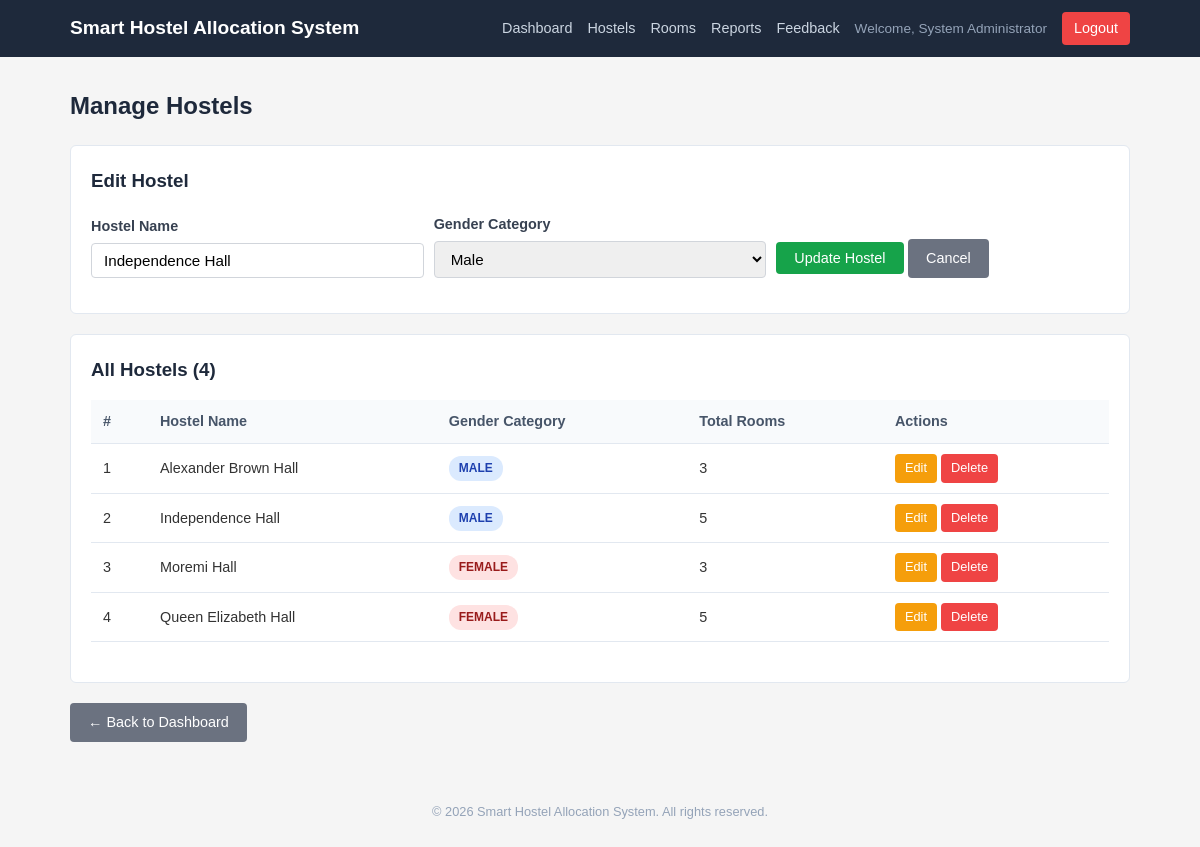
The page /old_php_version/admin/manage_hostels.php?edit=1 (signed in) on the database its author committed.
### tables this page shows
CREATE TABLE IF NOT EXISTS hostels (
    hostel_id INT AUTO_INCREMENT PRIMARY KEY,
    hostel_name VARCHAR(100) NOT NULL,
    gender_category ENUM('Male', 'Female') NOT NULL,
    total_rooms INT NOT NULL DEFAULT 0,
    created_at DATETIME DEFAULT CURRENT_TIMESTAMP
);

### old_php_version/includes/functions.php (called while the page is built, shortened)
<?php
require_once __DIR__ . '/config.php';
function getAllHostels() {
    global $conn;
    $query = "SELECT * FROM hostels ORDER BY hostel_name ASC";
    $result = mysqli_query($conn, $query);
    $hostels = [];
    while ($row = mysqli_fetch_assoc($result)) {
        $hostels[] = $row;
    }
    return $hostels;
}
function getHostelById($hostelId) {
    global $conn;
    $hostelId = (int)$hostelId;
    $query = "SELECT * FROM hostels WHERE hostel_id = $hostelId LIMIT 1";
    $result = mysqli_query($conn, $query);
    return ($result && mysqli_num_rows($result) === 1) ? mysqli_fetch_assoc($result) : null;
}
function sanitize($str) {
    return htmlspecialchars($str, ENT_QUOTES, 'UTF-8');
}

### old_php_version/admin/manage_hostels.php (the view, shortened to what this page needs)
<?php
require_once __DIR__ . '/../includes/auth.php';
require_once __DIR__ . '/../includes/functions.php';
$editHostel = null;
if (isset($_GET['edit'])) {
    $editHostel = getHostelById((int)$_GET['edit']);
}
$hostels = getAllHostels();
include __DIR__ . '/../includes/header.php';
?>
<h1 class="page-title">Manage Hostels</h1>
<div class="card">
    <h3><?php echo $editHostel ? 'Edit Hostel' : 'Add New Hostel'; ?></h3>
    <form method="POST" action="" class="form-inline">
        <div class="form-group">
            <label for="hostel_name">Hostel Name</label>
            <input type="text" id="hostel_name" name="hostel_name" required
                   value="<?php echo $editHostel ? sanitize($editHostel['hostel_name']) : ''; ?>"
                   placeholder="e.g., Independence Hall">
        </div>
        <div class="form-group">
            <label for="gender_category">Gender Category</label>
            <select id="gender_category" name="gender_category" required>
                <option value="Male" <?php echo ($editHostel && $editHostel['gender_category'] === 'Male') ? 'selected' : ''; ?>>Male</option>
            </select>
        </div>
        <div class="form-group">
            <label>&nbsp;</label>
            <?php if ($editHostel): ?>
                <button type="submit" name="edit_hostel" class="btn btn-success">Update Hostel</button>
                <a href="<?php echo BASE_URL; ?>/admin/manage_hostels.php" class="btn btn-secondary">Cancel</a>
            <?php else: ?>
                <button type="submit" name="add_hostel" class="btn btn-primary">Add Hostel</button>
            <?php endif; ?>
        </div>
    </form>
</div>
<div class="card">
    <h3>All Hostels (<?php echo count($hostels); ?>)</h3>
    <?php if (empty($hostels)): ?>
        <p>No hostels have been added yet.</p>
    <?php else: ?>
        <div class="table-wrapper">
            <table>
                <thead>
                    <tr>
                        <th>#</th>
                        <th>Hostel Name</th>
                        <th>Gender Category</th>
                        <th>Total Rooms</th>
                        <th>Actions</th>
                    </tr>
                </thead>
                <tbody>
                    <?php foreach ($hostels as $index => $hostel): ?>
                        <tr>
                            <td><?php echo $index + 1; ?></td>
                            <td><?php echo sanitize($hostel['hostel_name']); ?></td>
                            <td><span class="badge <?php echo $hostel['gender_category'] === 'Male' ? 'badge-blue' : 'badge-red'; ?>"><?php echo $hostel['gender_category']; ?></span></td>
                            <td><?php echo $hostel['total_rooms']; ?></td>
                            <td>
                                <a href="?edit=<?php echo $hostel['hostel_id']; ?>" class="btn btn-warning btn-sm">Edit</a>
                                <a href="?delete=<?php echo $hostel['hostel_id']; ?>" class="btn btn-danger btn-sm"
                                   onclick="return confirmDelete('hostel')">Delete</a>
                            </td>
                        </tr>
                    <?php endforeach; ?>
                </tbody>
            </table>
        </div>
    <?php endif; ?>
</div>
<p style="margin-top: 15px;">
    <a href="<?php echo BASE_URL; ?>/admin/dashboard.php" class="btn btn-secondary">← Back to Dashboard</a>
</p>
<footer>
    <p>&copy; <?php echo date('Y'); ?> <?php echo APP_NAME; ?>. All rights reserved.</p>
</footer>
</body>
</html>

### frontend/assets/css/style.css (style rules this page uses)
*, *::before, *::after { margin: 0; padding: 0; box-sizing: border-box; }
body { font-family: Arial, Helvetica, sans-serif; line-height: 1.6; color: #333; background-color: #f5f5f5; }
a { color: #2563eb; text-decoration: none; }
.page-title { font-size: 1.5rem; margin-bottom: 20px; color: #1e293b; }
.card { background: #fff; border: 1px solid #e2e8f0; border-radius: 6px; padding: 20px; margin-bottom: 20px; }
.card h2, .card h3 { margin-bottom: 15px; color: #1e293b; }
.form-group { margin-bottom: 15px; }
.form-group label { display: block; margin-bottom: 5px; font-weight: bold; font-size: 0.9rem; color: #374151; }
.form-group input, .form-group select, .form-group textarea { width: 100%; padding: 8px 12px; border: 1px solid #d1d5db; border-radius: 4px; font-size: 0.95rem; font-family: inherit; }
.form-inline { display: flex; gap: 10px; align-items: flex-end; flex-wrap: wrap; }
.form-inline .form-group { flex: 1; min-width: 150px; }
.btn { display: inline-block; padding: 8px 18px; border: none; border-radius: 4px; font-size: 0.9rem; cursor: pointer; text-decoration: none; text-align: center; transition: background 0.2s; }
.btn-success { background: #16a34a; color: #fff; }
.btn-danger { background: #ef4444; color: #fff; }
.btn-warning { background: #f59e0b; color: #fff; }
.btn-secondary { background: #6b7280; color: #fff; }
.btn-sm { padding: 4px 10px; font-size: 0.8rem; }
.table-wrapper { overflow-x: auto; }
table { width: 100%; border-collapse: collapse; margin-bottom: 20px; background: #fff; }
table th, table td { padding: 10px 12px; text-align: left; border-bottom: 1px solid #e2e8f0; font-size: 0.9rem; }
table th { background: #f8fafc; font-weight: bold; color: #475569; }
.badge { display: inline-block; padding: 3px 10px; border-radius: 12px; font-size: 0.75rem; font-weight: bold; text-transform: uppercase; }
.badge-red { background: #fee2e2; color: #991b1b; }
.badge-blue { background: #dbeafe; color: #1e40af; }
footer { text-align: center; padding: 20px; color: #94a3b8; font-size: 0.8rem; margin-top: 40px; }

### rows shown on the page
hostels: hostel_name "Independence Hall", gender_category "Male", gender_category "MALE", total_rooms "5"
hostels: hostel_name "Alexander Brown Hall", gender_category "MALE", total_rooms "3"
hostels: hostel_name "Moremi Hall", gender_category "FEMALE", total_rooms "3"
hostels: hostel_name "Queen Elizabeth Hall", gender_category "FEMALE", total_rooms "5"

### other values the page prints
APP_NAME "Smart Hostel Allocation System"
getCurrentUserName() "System Administrator"
count($hostels) "4"
